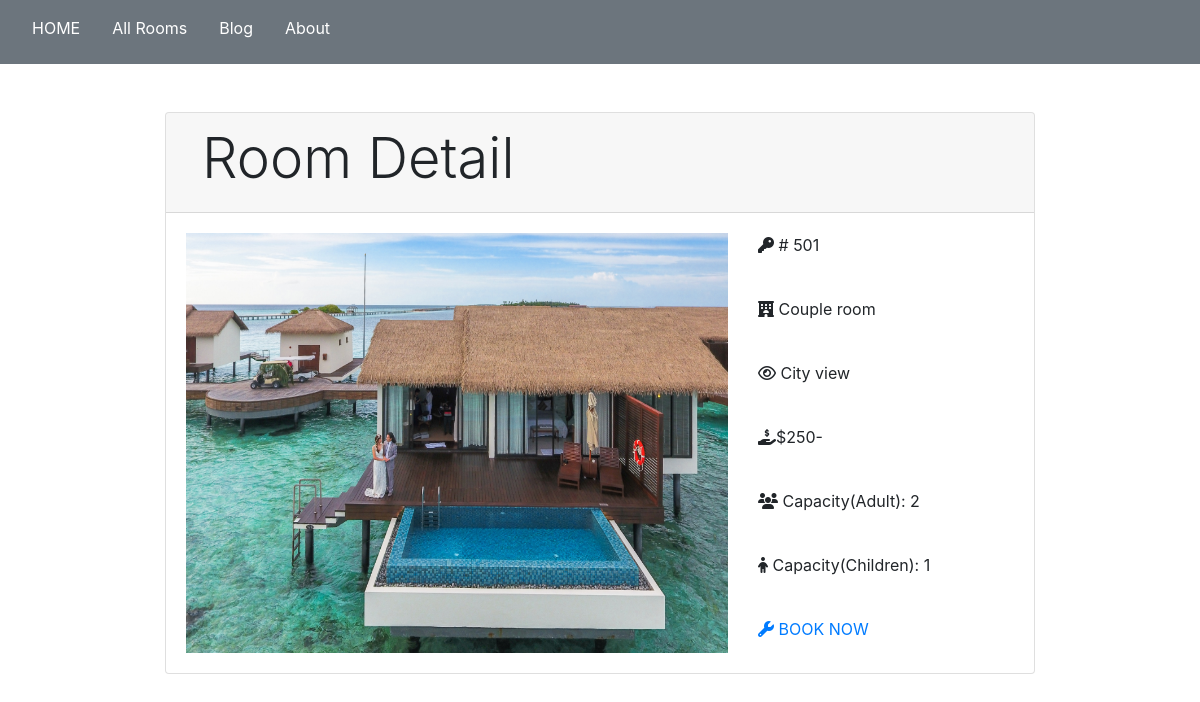
Screenshot of /detailRoomU.php?id=1 with the database file from the repository.
### tables this page shows
CREATE TABLE `room` (
  `room_id` int(11) NOT NULL,
  `room_num` int(11) NOT NULL,
  `room_type` varchar(50) NOT NULL,
  `room_view` varchar(50) NOT NULL,
  `room_price` int(11) NOT NULL,
  `cap_adult` int(11) NOT NULL,
  `cap_kids` int(11) NOT NULL,
  `room_img` varchar(50) NOT NULL,
  `room_status` varchar(10) DEFAULT 'available'
);

### class/database.php (called while the page is built, shortened)
<?php
    class Database{
        private $servername = "localhost";
        private $username = "root";
        private $password = "root";
        private $databasename = "hotel";
        public function __construct(){
            $this->conn = new mysqli($this->servername,$this->username,$this->password,$this->databasename);
            return $this->conn;
        }
    }
?>

### class/room.php (called while the page is built, shortened)
<?php
    require_once 'database.php';
    class Room extends Database{
        public function roomDetail($id){
            $sql = "SELECT * FROM room WHERE room_id = '$id'";
            $result = $this->conn->query($sql);
            if($result == false){
                die("No record ".$this->conn->error);
            }else{
                return $result->fetch_assoc();
            }
        }
    }
?>

### detailRoomU.php (the view, shortened to what this page needs)
<?php
    require_once 'class/room.php';
    $room = new Room();
    $id = $_GET['id'];
    $result = $room->roomDetail($id);
?>
<!DOCTYPE html>
<html lang="en">
<head>
    <link rel="stylesheet" href="https://stackpath.bootstrapcdn.com/bootstrap/4.3.1/css/bootstrap.min.css">
    <link rel="stylesheet" href="https://cdnjs.cloudflare.com/ajax/libs/material-design-iconic-font/2.2.0/css/material-design-iconic-font.min.css">
</head>
<body>
    <nav class="navbar navbar-expand-lg navbar-white bg-secondary text-white">
        <ul class="nav navbar-nav mr-auto pb-0 mb-0">
            <li class="nav-item">
                <a href="index.php" class="nav-link text-white pb-0 px-3"><p>HOME</p></a>
            </li>
            <li class="nav-item">
                <a href="allRoomsU.php" class="nav-link text-white pb-0 px-3"><p>    All Rooms</p></a>
            </li>
            <li class="nav-item">
                <a href="blog.php" class="nav-link text-white pb-0 px-3"><p>    Blog</p></a>
            </li>
            <li class="nav-item">
                <a href="about.php" class="nav-link text-white pb-0 px-3"><p>    About</p></a>
            </li>
        </ul>
    </nav>
    <div class="container w-75 mx-auto mt-5">
        <div class="card">
            <div class="card-header">
                <h3 class="display-4 ml-3">Room Detail</h3>
            </div>
            <div class="card-body">
                <div class="row">
                    <div class="col-md-8">
                        <img src="img/rooms/<?php
                        echo $result['room_img']?>" alt="" style="width: 100%; height: 420px;">
                    </div>
                    <div class="col-md-4">
                        <p><i class="fas fa-key"></i>  # <?php echo $result['room_num']?></p><br>
                        <p><i class="fas fa-hotel"></i>  <?php echo $result['room_type']?> room</p><br>
                        <p><i class="far fa-eye"></i>  <?php echo $result['room_view']?></p><br>
                        <p><i class="fas fa-hand-holding-usd"></i>$<?php echo $result['room_price']?>-</p><br>
                        <p><i class="fas fa-users"></i>  Capacity(Adult):    <?php echo $result['cap_adult']?></p><br>
                        <p><i class="fas fa-child"></i>  Capacity(Children):   <?php echo $result['cap_kids']?></p><br>
                        <?php
                            echo "<a href='bookRoom.php?id=$id'><i class='fas fa-wrench'></i>  BOOK NOW</a>";
                        ?>
                    </div>
                </div>
            </div>
        </div>
    </div>
</body>
</html>

### rows the page displays
room: room_img (picture), room_num "501", room_type "Couple", room_view "City view", room_price "250", cap_adult "2", cap_kids "1"
